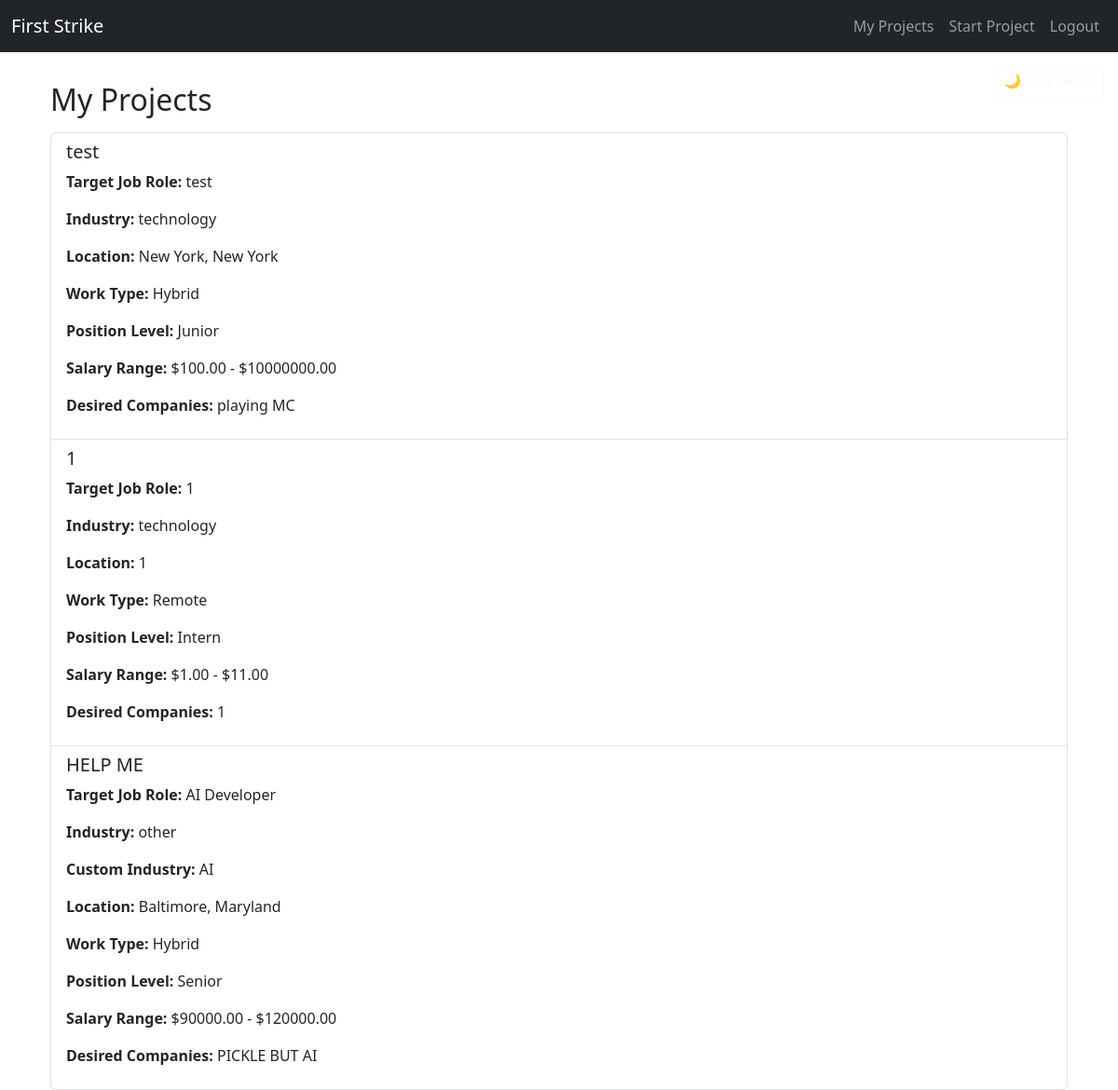
The page /projects (signed in) on the database its author committed.
### models.py (models this page shows)
class Project(db.Model):
    id = db.Column(db.Integer, primary_key=True)
    resume = db.Column(db.String(255), nullable=True)
    linkedIn = db.Column(db.String(255), nullable=True)
    project_name = db.Column(db.String(150), nullable=False)
    job_role = db.Column(db.String(100), nullable=False)
    industry = db.Column(db.String(100), nullable=False)
    industry_other = db.Column(db.String(100), nullable=True)  # 🔹 NEW: Stores user-entered industry if "Other" is selected
    target_location = db.Column(db.String(200), nullable=False)  # 🔹 Renamed from `location`
    work_type = db.Column(db.Enum("Remote", "Hybrid", "On-Site", name="work_type_enum"), nullable=False)
    position_level = db.Column(db.String(50), nullable=False)
    salary_min = db.Column(db.Numeric(10, 2), nullable=True)  # 🔹 Replacing `salary`
    salary_max = db.Column(db.Numeric(10, 2), nullable=True)
    target_company = db.Column(db.Text, nullable=True)
    user_id = db.Column(db.Integer, db.ForeignKey("user.id"), nullable=False)

### app.py (the view)
@app.route('/projects')
@login_required
def projects():
    user_projects = Project.query.filter_by(user_id=current_user.id).all()
    return render_template('projects.html', projects=user_projects)

### app.py (called while the page is built)
@login_manager.user_loader
def load_user(user_id):
    return User.query.get(int(user_id))

### templates/projects.html (shortened to what this page needs)
{% extends "base.html" %}
{% block content %}
<div class="container mt-4">
    <h2>My Projects</h2>
    {% if projects %}
        <div class="list-group mt-3">
            {% for project in projects %}
                <div class="list-group-item">
                    <h5>{{ project.project_name }}</h5>
                    <p><strong>Target Job Role:</strong> {{ project.job_role }}</p>
                    <p><strong>Industry:</strong> {{ project.industry }}</p>
                    {% if project.industry == "other" and project.industry_other %}
                        <p><strong>Custom Industry:</strong> {{ project.industry_other }}</p>
                    {% endif %}
                    <p><strong>Location:</strong> {{ project.target_location }}</p>
                    <p><strong>Work Type:</strong> {{ project.work_type }}</p>
                    <p><strong>Position Level:</strong> {{ project.position_level }}</p>
                    <p><strong>Salary Range:</strong> ${{ project.salary_min }} - ${{ project.salary_max }}</p>
                    <p><strong>Desired Companies:</strong> {{ project.target_company }}</p>
                </div>
            {% endfor %}
        </div>
    {% else %}
        <p class="text-muted mt-3">You haven't created any projects yet.</p>
    {% endif %}
</div>
{% endblock %}

### static/styles.css (style rules this page uses)
body { font-family: Arial, sans-serif; margin: 40px; }

### rows shown on the page
Project: project_name "test", job_role "test", industry "technology", target_location "New York, New York", work_type "Hybrid", position_level "Junior", salary_min "100.00", salary_max "10000000.00", target_company "playing MC"
Project: project_name "1", job_role "1", industry "technology", target_location "1", work_type "Remote", position_level "Intern", salary_min "1.00", salary_max "11.00", target_company "1"
Project: project_name "HELP ME", job_role "AI Developer", industry "other", industry_other "AI", target_location "Baltimore, Maryland", work_type "Hybrid", position_level "Senior", salary_min "90000.00", salary_max "120000.00", target_company "PICKLE BUT AI"
